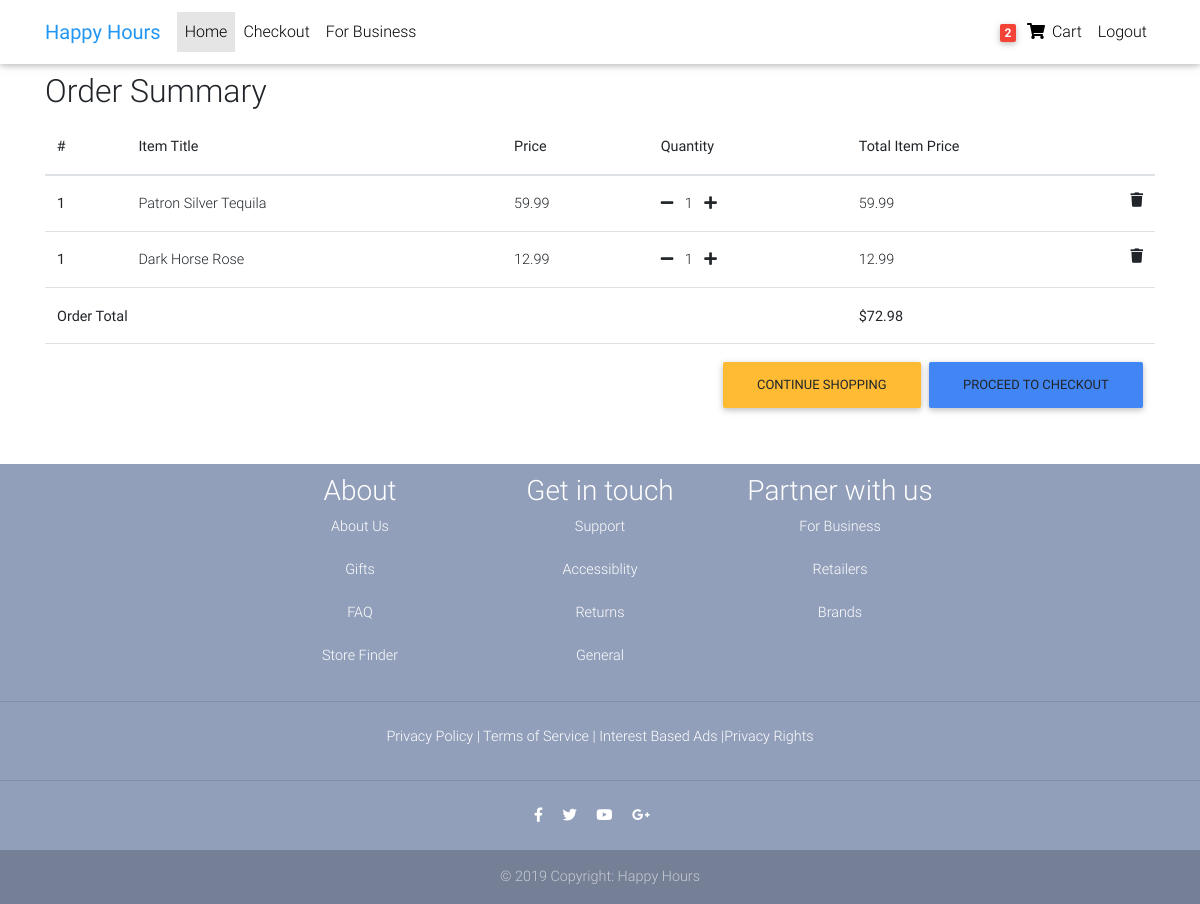
Page /order_summary/ (signed in) on the committed database.
### core/models.py (models this page shows, shortened)
class Order(models.Model):
    user = models.ForeignKey(settings.AUTH_USER_MODEL,
                             on_delete=models.CASCADE)
    items = models.ManyToManyField(OrderItem)
    start_date = models.DateTimeField(auto_now_add=True)
    ordered_date = models.DateTimeField()
    ordered = models.BooleanField(default=False)
    billing_address = models.ForeignKey('BillingAddress', on_delete=models.SET_NULL, blank=True, null=True)
    payment = models.ForeignKey('Payment', on_delete=models.SET_NULL, blank=True, null=True)
    def get_total(self):
        total = 0
        for order_item in self.items.all():
            total += order_item.get_final_price()
        return total

class OrderItem(models.Model):
    user = models.ForeignKey(settings.AUTH_USER_MODEL,
                             on_delete=models.CASCADE)
    ordered = models.BooleanField(default=False)
    item = models.ForeignKey(Item, on_delete=models.CASCADE)
    quantity = models.IntegerField(default=1)
    def get_total_item_price(self):
        return self.quantity * self.item.price
    def get_final_price(self):
        if self.item.discount_price:
            return self.get_total_discount_item_price()
        return self.get_total_item_price()

class Item(models.Model):
    title = models.CharField(max_length=100)
    price = models.FloatField()
    discount_price = models.FloatField(blank=True, null=True)
    category = models.CharField(choices=CATEGORY_CHOICES, max_length=2)
    label = models.CharField(choices=LABEL_CHOICES, max_length=1)
    types = models.CharField(choices=CATEGORY_TYPES, max_length=2, null=True)
    slug = models.SlugField()
    description = models.TextField()
    image = models.ImageField()

### core/views.py (the view)
# urls.py: path('order_summary/', OrderSummaryView.as_view(), name='order_summary'),
class OrderSummaryView(LoginRequiredMixin, View):
    def get(self, *args, **kwargs):
        try:
            order = Order.objects.get(user=self.request.user, ordered=False)
            context = {
                'object': order
            }
            return render(self.request, 'order_summary.html', context)
        except ObjectDoesNotExist:
            messages.error(self.request, "You do not have an active order")
            return redirect("/")

### core/templatetags/cart_template_tags.py (called while the page is built)
@register.filter
def cart_item_count(user):
    if user.is_authenticated:
        qs = Order.objects.filter(user=user, ordered=False)
        if qs.exists():
            return qs[0].items.count()
        return 0

### templates/order_summary.html
{% extends "base.html" %}
{% block content %}
<main>
  <div class="container">
    <div class="table-responsive text-nowrap">
<h2>Order Summary</h2>
        <table class="table">
          <thead>
            <tr>
                              <th scope="col">#</th>
              <th scope="col">Item Title</th>
              <th scope="col">Price</th>
              <th scope="col">Quantity</th>
              <th scope="col">Total Item Price</th>
            </tr>
          </thead>
          <tbody>
          {% for order_item in object.items.all %}
            <tr>
              <th scope="row">1</th>
              <td>{{ order_item.item.title }}</td>
              <td>{{ order_item.item.price }}</td>
              <td>
                   <a href="{% url 'core:remove-single-item-from-cart' order_item.item.slug %}"><i class="fas fa-minus mr-2"></i></a>
                  {{ order_item.quantity }}
                  <a href="{% url 'core:add-to-cart' order_item.item.slug %}"><i class="fas fa-plus ml-2"></i></a>
              </td>
                <td>{% if order_item.item.discount_price %}
                    {{ order_item.get_total_discount_item_price }}
                  <span class="badge badge-primary"> Saving ${{ order_item.get_amount_saved }} </span>
                  {% else %}
                  {{ order_item.get_total_item_price }}
                  {% endif %}
                <a href="{% url 'core:remove-from-cart' order_item.item.slug %}"><i class="fas fa-trash float-right"></i></a>
              </td>
            </tr>
             {% empty %}
              <tr>
              <td colspan="5"> Your Cart is Empty</td>
               <a class="btn btn-warning float-right ml-2 " href=" /">Continue Shopping</a>
              </tr>
          {% endfor %}
          {% if object.get_total %}
          <tr>
              <td colspan="4"><b>Order Total</b></td>
              <td><b>${{ object.get_total }}</b></td>
          </tr>
           <tr>
              <td colspan="5">
                  <a class="btn btn-primary float-right ml-2" href=" /checkout/">Proceed to checkout</a>
                  <a class="btn btn-warning float-right ml-2 " href=" /">Continue Shopping</a>
              </td>
          </tr>
          {% endif %}
          </tbody>
        </table>
      </div>
  </div>
</main>
{% endblock content %}

### templates/navbar.html (shortened to what this page needs)
{% load cart_template_tags%}
<nav class="navbar fixed-top navbar-expand-lg navbar-light white scrolling-navbar">
  <div class="container">
    <a class="navbar-brand waves-effect" href="/">
      <strong class="blue-text">Happy Hours</strong>
    </a>
    <div class="collapse navbar-collapse" id="navbarSupportedContent">
      <ul class="navbar-nav mr-auto">
        <li class="nav-item active">
          <a class="nav-link waves-effect" href="/">Home
          </a>
        </li>
        <li class="nav-item">
          <a class="nav-link waves-effect" href="/checkout">
            Checkout</a>
        </li>
        <li class="nav-item">
          <a class="nav-link waves-effect" href="/checkout">
            For Business</a>
        </li>
      </ul>
      <ul class="navbar-nav nav-flex-icons">
        {% if request.user.is_authenticated %}
        <li class="nav-item">
          <a href=" {%  url 'core:order_summary' %}" class="nav-link waves-effect">
            <span class="badge red z-depth-1 mr-1"> {{ request.user | cart_item_count }}</span>
            <i class="fas fa-shopping-cart"></i>
            <span class="clearfix d-none d-sm-inline-block"> Cart </span>
          </a>
        </li>
        <li class="nav-item">
          <a class="nav-link waves-effect" href=" {% url 'account_logout' %}">
            <span class="clearfix d-none d-sm-inline-block"> Logout </span>
          </a>
        </li>
        {% endif %}
      </ul>
    </div>
  </div>
</nav>

### templates/base.html (style rules this page uses)
html, body, header, .carousel { height: 60vh; }

### templates/footer.html (style rules this page uses)
ul { list-style-type: none; margin: 0; padding: 0; }

### rows in the picture
OrderItem: item "Patron Silver Tequila", item.price "59.99", quantity "1", get_total_item_price "59.99"
OrderItem: item "Dark Horse Rose", item.price "12.99", quantity "1", get_total_item_price "12.99"
Order: get_total "72.98"

### other values in the picture
{{ request.user | cart_item_count }} "2"
